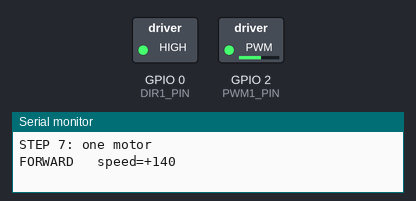
A sketch run on a simulated ESP32. On the bench: switched loads named in the sketch (green lamp = pin HIGH), the last lines printed to the serial monitor.

Above: at 1.55 s.
At 4.55 s:
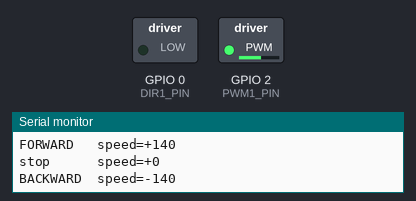
At 7.5 s:
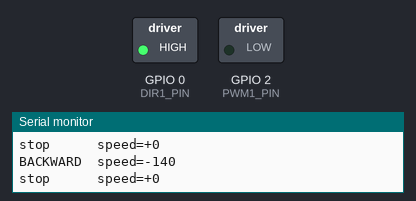
Timing chart, 0 to 9.3 s (numbered marks = the images above):
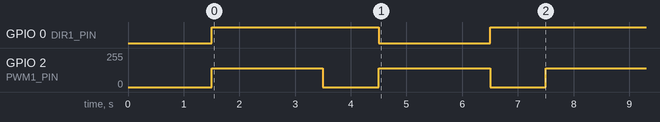

The sketch:

07_motor_1.ino
```cpp
// =====================================================================
// STEP 7 - One motor (Motor A): forward, stop, reverse, stop, repeat
// =====================================================================
// WIRING  (motor driver with ONE direction pin + ONE PWM pin per motor)
//   Driver DIR1  -> ESP32 GPIO0
//   Driver PWM1  -> ESP32 GPIO2
//   Driver GND   -> ESP32 GND  AND battery -   (all three joined!)
//   Driver VM    -> battery +
//   Driver VCC   -> ESP32 3V3   (only if your driver board has a VCC pin)
//   Motor's two power wires (M1/M2) -> driver's Motor A outputs
//   Encoder wires (C1, C2, encoder VCC/GND) are not needed for this test.
//
// WHAT YOU'LL SEE  (hold the wheel off the table)
//   LED and motor, repeating forever:
//       RED     1.5s  at startup only - motor off, get your hands clear
//       GREEN   2s    motor spins forward
//       RED     1s    stopped
//       BLUE    2s    motor spins backward
//       RED     1s    stopped
//   Serial Monitor (optional - the LED is enough):
//       FORWARD   speed=+140
//       stop      speed=+0
//       BACKWARD  speed=-140
//       stop      speed=+0
//   Spinning the "wrong" way on GREEN is fine - swap the two motor wires.
//
// IF THE LED CYCLES BUT THE MOTOR DOESN'T MOVE, THE CODE IS FINE. Check:
//   PWM1 wire actually connected  |  DIR1 wire connected
//   Driver GND joined to ESP32 GND  |  battery on VM and not flat
//   Driver STBY / EN / SLP pin (if it has one) tied HIGH to 3V3
//
// Speed is capped at 170/255 = about 6V average from a 9V battery, the
// N20 motors' rating. Don't raise SPEED_MAX.
// =====================================================================

#include <Arduino.h>

constexpr uint8_t DIR1_PIN = 0;
constexpr uint8_t PWM1_PIN = 2;

constexpr uint32_t PWM_FREQ = 20000;  // 20 kHz, above hearing
constexpr uint8_t  PWM_RES  = 8;      // duty 0..255

constexpr int16_t SPEED_MAX  = 170;
constexpr int16_t SPEED_TEST = 140;

#ifndef RGB_BUILTIN
#define RGB_BUILTIN 8
#endif

// Sign = direction, size = speed. Clamped so nothing can exceed SPEED_MAX.
void setMotor(int16_t speed) {
  speed = constrain(speed, -SPEED_MAX, SPEED_MAX);
  digitalWrite(DIR1_PIN, speed >= 0 ? HIGH : LOW);
  ledcWrite(PWM1_PIN, abs(speed));
}

void step(const char* label, int16_t speed, uint8_t r, uint8_t g, uint8_t b, uint32_t ms) {
  rgbLedWrite(RGB_BUILTIN, r, g, b);
  setMotor(speed);
  Serial.printf("%-9s speed=%+d\n", label, speed);
  delay(ms);
}

void setup() {
  Serial.begin(115200);

  pinMode(DIR1_PIN, OUTPUT);
  digitalWrite(DIR1_PIN, LOW);
  ledcAttach(PWM1_PIN, PWM_FREQ, PWM_RES);
  ledcWrite(PWM1_PIN, 0);  // motor off until we say so

  Serial.println("\nSTEP 7: one motor");
  rgbLedWrite(RGB_BUILTIN, 32, 0, 0);
  delay(1500);  // a moment to get your hands clear
}

void loop() {
  step("FORWARD",  SPEED_TEST, 0, 32, 0, 2000);
  step("stop",     0,          32, 0, 0, 1000);
  step("BACKWARD", -SPEED_TEST, 0, 0, 32, 2000);
  step("stop",     0,          32, 0, 0, 1000);
}
```

Measured:
- by itself, GPIO 0 (DIR1_PIN): repeats every 6.0 s: LOW 2.0 s, HIGH 4.0 s
- by itself, GPIO 2 (PWM1_PIN): alternates 139/255 for 2.0 s and 0/255 for 1.0 s
